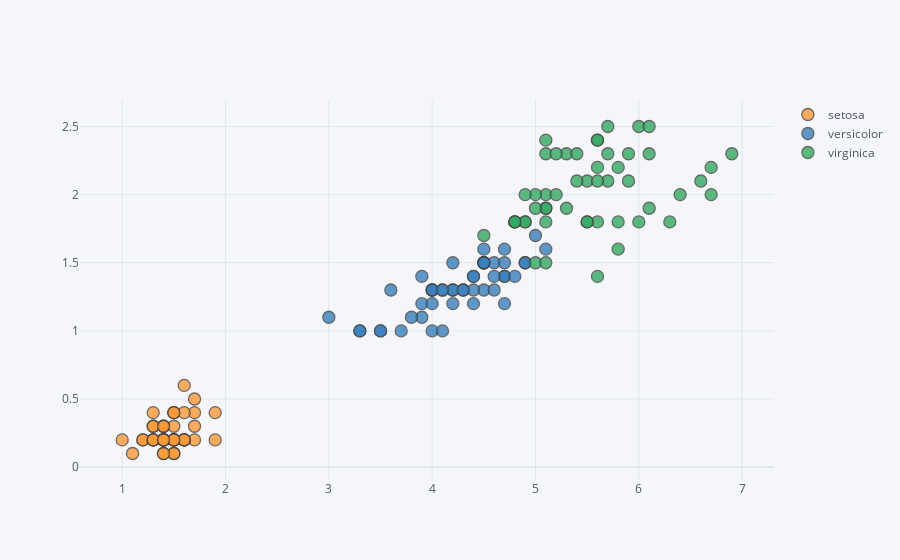

Notebook cell for this chart:
### Code cell
df.iplot(kind='scatter', x='petal_length', y='petal_width', mode='markers',  categories='species')

### Figure 1 — Plotly figure (JSON) as saved in the notebook; plotly's stock layout.template omitted (floating-point values rounded to 4 significant figures)
{"data": [{"marker": {"color": "rgba(255, 153, 51, 1.0)", "line": {"width": 1.3}, "opacity": 0.8, "size": 12, "symbol": "circle"}, "mode": "markers", "name": "setosa", "textfont": {"color": "#4D5663"}, "type": "scatter", "x": [1.4, 1.4, 1.3, 1.5, 1.4, 1.7, 1.4, 1.5, 1.4, 1.5, 1.5, 1.6, 1.4, 1.1, 1.2, 1.5, 1.3, 1.4, 1.7, 1.5, 1.7, 1.5, 1, 1.7, 1.9, 1.6, 1.6, 1.5, 1.4, 1.6, 1.6, 1.5, 1.5, 1.4, 1.5, 1.2, 1.3, 1.4, 1.3, 1.5, 1.3, 1.3, 1.3, 1.6, 1.9, 1.4, 1.6, 1.4, 1.5, 1.4], "y": [0.2, 0.2, 0.2, 0.2, 0.2, 0.4, 0.3, 0.2, 0.2, 0.1, 0.2, 0.2, 0.1, 0.1, 0.2, 0.4, 0.4, 0.3, 0.3, 0.3, 0.2, 0.4, 0.2, 0.5, 0.2, 0.2, 0.4, 0.2, 0.2, 0.2, 0.2, 0.4, 0.1, 0.2, 0.2, 0.2, 0.2, 0.1, 0.2, 0.2, 0.3, 0.3, 0.2, 0.6, 0.4, 0.3, 0.2, 0.2, 0.2, 0.2]}, {"marker": {"color": "rgba(55, 128, 191, 1.0)", "line": {"width": 1.3}, "opacity": 0.8, "size": 12, "symbol": "circle"}, "mode": "markers", "name": "versicolor", "textfont": {"color": "#4D5663"}, "type": "scatter", "x": [4.7, 4.5, 4.9, 4, 4.6, 4.5, 4.7, 3.3, 4.6, 3.9, 3.5, 4.2, 4, 4.7, 3.6, 4.4, 4.5, 4.1, 4.5, 3.9, 4.8, 4, 4.9, 4.7, 4.3, 4.4, 4.8, 5, 4.5, 3.5, 3.8, 3.7, 3.9, 5.1, 4.5, 4.5, 4.7, 4.4, 4.1, 4, 4.4, 4.6, 4, 3.3, 4.2, 4.2, 4.2, 4.3, 3, 4.1], "y": [1.4, 1.5, 1.5, 1.3, 1.5, 1.3, 1.6, 1, 1.3, 1.4, 1, 1.5, 1, 1.4, 1.3, 1.4, 1.5, 1, 1.5, 1.1, 1.8, 1.3, 1.5, 1.2, 1.3, 1.4, 1.4, 1.7, 1.5, 1, 1.1, 1, 1.2, 1.6, 1.5, 1.6, 1.5, 1.3, 1.3, 1.3, 1.2, 1.4, 1.2, 1, 1.3, 1.2, 1.3, 1.3, 1.1, 1.3]}, {"marker": {"color": "rgba(50, 171, 96, 1.0)", "line": {"width": 1.3}, "opacity": 0.8, "size": 12, "symbol": "circle"}, "mode": "markers", "name": "virginica", "textfont": {"color": "#4D5663"}, "type": "scatter", "x": [6, 5.1, 5.9, 5.6, 5.8, 6.6, 4.5, 6.3, 5.8, 6.1, 5.1, 5.3, 5.5, 5, 5.1, 5.3, 5.5, 6.7, 6.9, 5, 5.7, 4.9, 6.7, 4.9, 5.7, 6, 4.8, 4.9, 5.6, 5.8, 6.1, 6.4, 5.6, 5.1, 5.6, 6.1, 5.6, 5.5, 4.8, 5.4, 5.6, 5.1, 5.1, 5.9, 5.7, 5.2, 5, 5.2, 5.4, 5.1], "y": [2.5, 1.9, 2.1, 1.8, 2.2, 2.1, 1.7, 1.8, 1.8, 2.5, 2, 1.9, 2.1, 2, 2.4, 2.3, 1.8, 2.2, 2.3, 1.5, 2.3, 2, 2, 1.8, 2.1, 1.8, 1.8, 1.8, 2.1, 1.6, 1.9, 2, 2.2, 1.5, 1.4, 2.3, 2.4, 1.8, 1.8, 2.1, 2.4, 2.3, 1.9, 2.3, 2.5, 2.3, 1.9, 2, 2.3, 1.8]}], "layout": {"legend": {"bgcolor": "#F5F6F9", "font": {"color": "#4D5663"}}, "paper_bgcolor": "#F5F6F9", "plot_bgcolor": "#F5F6F9", "title": {"font": {"color": "#4D5663"}}, "xaxis": {"gridcolor": "#E1E5ED", "showgrid": true, "tickfont": {"color": "#4D5663"}, "title": {"font": {"color": "#4D5663"}, "text": ""}, "zerolinecolor": "#E1E5ED"}, "yaxis": {"gridcolor": "#E1E5ED", "showgrid": true, "tickfont": {"color": "#4D5663"}, "title": {"font": {"color": "#4D5663"}, "text": ""}, "zerolinecolor": "#E1E5ED"}}}
